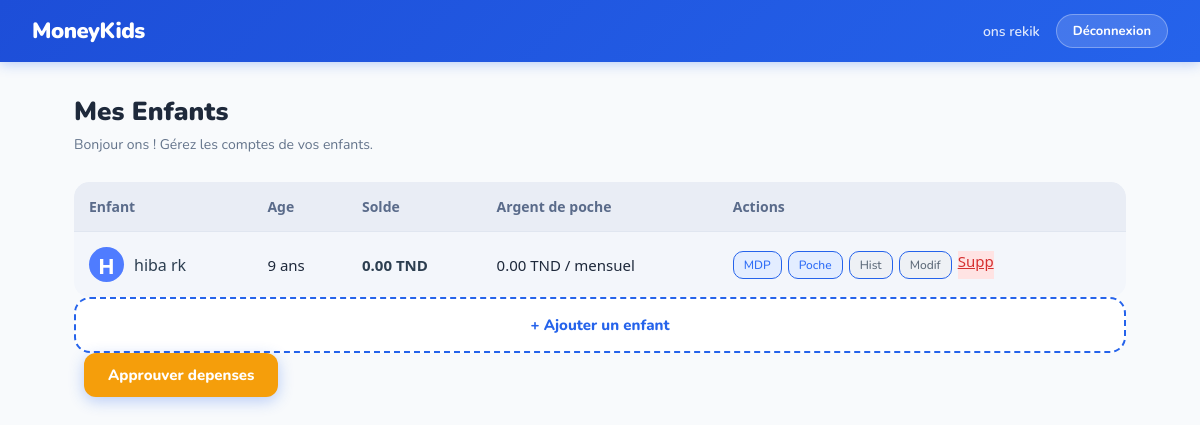
/parent/dashboard.php (signed in), run on an earlier commit of the app's database.
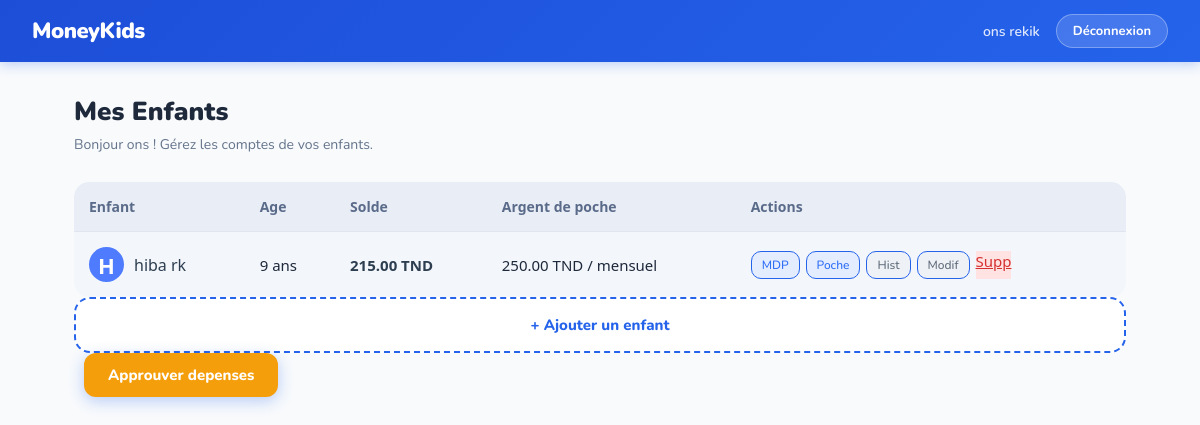
And on a later commit of the database.
### tables this page shows
CREATE TABLE `compte` (
  `id` int(11) NOT NULL,
  `solde` decimal(10,2) DEFAULT 0.00,
  `montant_argent_poche` decimal(10,2) DEFAULT 0.00,
  `frequence` enum('hebdo','mensuel') NOT NULL,
  `user_id` int(11) NOT NULL
);

CREATE TABLE `utilisateur` (
  `id` int(11) NOT NULL,
  `nom` varchar(100) NOT NULL,
  `prenom` varchar(100) NOT NULL,
  `email` varchar(150) NOT NULL,
  `password` varchar(255) NOT NULL,
  `role` enum('parent','enfant') NOT NULL,
  `parent_id` int(11) DEFAULT NULL,
  `age` int(11) DEFAULT NULL
);

### crud/users/read.php (called while the page is built, shortened)
<?php
function getEnfantsByParent($pdo, $parent_id) {
    $stmt = $pdo->prepare("
        SELECT u.*, c.solde, c.montant_argent_poche, c.frequence
        FROM utilisateur u
        JOIN compte c ON c.user_id = u.id
        WHERE u.parent_id = ?
        ORDER BY u.id DESC
    ");
    $stmt->execute([$parent_id]);
    return $stmt->fetchAll();
}
?>

### parent/dashboard.php (the view, shortened to what this page needs)
<?php
require_once $_SERVER['DOCUMENT_ROOT'] . '/MoneyKids/config/db.php';
require_once $_SERVER['DOCUMENT_ROOT'] . '/MoneyKids/crud/users/read.php';
$parent_id = $_SESSION['user_id'];
$enfants   = getEnfantsByParent($pdo, $parent_id);
$nom       = $_SESSION['nom'];
$prenom    = $_SESSION['prenom'];
?>
<!DOCTYPE html>
<html lang="fr">
<head>
    <link rel="stylesheet" href="../assets/css/style.css">
    <link rel="stylesheet" href="../assets/css/parent.css">
</head>
<body>
<nav class="navbar">
    <div class="nav-logo">MoneyKids</div>
    <div class="nav-right">
        <span class="nav-user">
            <?= htmlspecialchars($prenom . ' ' . $nom) ?>
        </span>
        <a href="../authentification/logout.php" class="btn-logout">
            Déconnexion
        </a>
    </div>
</nav>
<div class="page-wrapper">
    <div class="page-title">Mes Enfants </div>
    <div class="page-sub">
        Bonjour <?= htmlspecialchars($prenom) ?> !
        Gérez les comptes de vos enfants.
    </div>
    <?php if (empty($enfants)): ?>
        <div class="card" style="text-align:center; padding: 40px;">
            <div style="font-size: 48px; margin-bottom: 16px;"></div>
            <div style="font-size: 18px; font-weight: 800; color: #1e293b;">
                Aucun enfant ajouté
            </div>
            <div style="color: #64748B; margin: 8px 0 20px;">
                Commencez par créer un compte pour votre enfant
            </div>
            <a href="add_child.php" class="btn-primary">
                + Ajouter un enfant
            </a>
        </div>
    <?php else: ?>
<table class="children-table">
    <thead>
        <tr>
            <th>Enfant</th>
            <th>Age</th>
            <th>Solde</th>
            <th>Argent de poche</th>
            <th>Actions</th>
        </tr>
    </thead>
    <tbody>
        <?php foreach ($enfants as $enfant): ?>
            <tr>
                <td class="child-cell">
                    <div class="child-mini">
                        <div class="child-avatar">
                            <?= strtoupper(substr($enfant['prenom'], 0, 1)) ?>
                        </div>
                        <div>
                            <div class="child-name">
                                <?= htmlspecialchars($enfant['prenom'] . ' ' . $enfant['nom']) ?>
                            </div>
                        </div>
                    </div>
                </td>
                <td>
                    <?= $enfant['age'] ? $enfant['age'] . ' ans' : '-' ?>
                </td>
                <td class="balance">
                    <?= number_format($enfant['solde'], 2) ?> TND
                </td>
                <td>
                    <?= number_format($enfant['montant_argent_poche'], 2) ?> TND / <?= $enfant['frequence'] ?>
                </td>
                <td>
                    <div class="actions">
                        <a href="reset_password.php?id=<?= $enfant['id'] ?>" class="btn-small btn-small-primary">MDP</a>
                        <a href="argent_poche.php?id=<?= $enfant['id'] ?>" class="btn-small btn-small-primary">Poche</a>
                        <a href="historique.php?id=<?= $enfant['id'] ?>" class="btn-small btn-small-secondary">Hist</a>
                        <a href="edit_child.php?id=<?= $enfant['id'] ?>" class="btn-small btn-small-secondary">Modif</a>
                        <a href="delete_child.php?id=<?= $enfant['id'] ?>"
   class="btn-small-danger"
   onclick="return confirm('Etes-vous sur de vouloir supprimer le compte de <?= htmlspecialchars($enfant['prenom']) ?> ? Cette action est irreversible.')">
    Supp
</a>
                    </div>
                </td>
            </tr>
        <?php endforeach; ?>
    </tbody>
</table>
<a href="add_child.php" class="btn-add-child">
    + Ajouter un enfant
</a>
<a href="approval.php" class="btn-primary" style="background: #F59E0B; margin-left: 10px;">
    Approuver depenses
</a>
<?php endif; ?>
</div>
</body>
</html>

### assets/css/style.css (style rules this page uses)
* { margin: 0; padding: 0; box-sizing: border-box; }
:root { --primary: #2563EB; --primary-dark: #1D4ED8; --primary-light: #EFF6FF; --accent: #F59E0B; --green: #10B981; --red: #EF4444; --text: #1e293b; --muted: #64748b; --border: #e2e8f0; --bg: #F8FAFC; --white: #ffffff; --shadow: 0 4px 20px rgba(0,0,0,0.08); }
body { font-family: 'Nunito', sans-serif; background: var(--bg); color: var(--text); min-height: 100vh; }
.navbar { background: linear-gradient(135deg, #1D4ED8, #2563EB); padding: 14px 32px; display: flex; align-items: center; justify-content: space-between; box-shadow: 0 2px 12px rgba(37,99,235,0.3); position: sticky; top: 0; z-index: 100; }
.nav-logo { color: white; font-size: 22px; font-weight: 900; letter-spacing: -0.5px; display: flex; align-items: center; gap: 8px; }
.nav-right { display: flex; align-items: center; gap: 16px; }
.nav-user { color: rgba(255,255,255,0.85); font-size: 14px; font-weight: 600; }
.btn-logout { background: rgba(255,255,255,0.15); color: white; border: 1px solid rgba(255,255,255,0.3); padding: 7px 16px; border-radius: 20px; font-family: 'Nunito', sans-serif; font-size: 13px; font-weight: 700; cursor: pointer; text-decoration: none; transition: background 0.2s; }
.page-wrapper { max-width: 1100px; margin: 0 auto; padding: 32px 24px; }
.page-title { font-size: 26px; font-weight: 900; color: var(--text); margin-bottom: 6px; }
.page-sub { font-size: 14px; color: var(--muted); margin-bottom: 28px; }
.btn-primary { padding: 12px 24px; background: linear-gradient(135deg, var(--primary-dark), var(--primary)); color: white; border: none; border-radius: 12px; font-family: 'Nunito', sans-serif; font-size: 15px; font-weight: 800; cursor: pointer; box-shadow: 0 4px 15px rgba(37,99,235,0.3); transition: transform 0.1s; text-decoration: none; display: inline-block; }

### assets/css/parent.css (style rules this page uses)
.child-avatar { width: 50px; height: 50px; background: linear-gradient(135deg, #2563EB, #3B82F6); border-radius: 16px; display: flex; align-items: center; justify-content: center; color: white; font-size: 22px; font-weight: 900; }
.child-name { font-size: 16px; font-weight: 800; color: #1e293b; }
.btn-small { display: inline-flex; align-items: center; justify-content: center; gap: 6px; padding: 7px 14px; border-radius: 8px; font-family: 'Nunito', sans-serif; font-size: 12px; font-weight: 700; cursor: pointer; text-decoration: none; transition: all 0.2s ease; box-sizing: border-box; border: 1px solid transparent; white-space: nowrap; }
.btn-small-primary { background-color: #2563EB; color: #ffffff; border-color: #2563EB; }
.btn-small-secondary { background-color: transparent; color: #2563EB; border: 1px solid #2563EB; }
.btn-add-child { display: block; width: 100%; padding: 16px; background: white; color: #2563EB; border: 2px dashed #2563EB; border-radius: 16px; font-family: 'Nunito', sans-serif; font-size: 15px; font-weight: 800; cursor: pointer; text-align: center; text-decoration: none; transition: background 0.2s; }
.btn-small-danger { background-color: #EF4444; color: #ffffff; border-color: #EF4444; }
.children-table { width: 100%; border-collapse: separate; border-spacing: 0; background: #f3f6fb; border-radius: 15px; overflow: hidden; font-family: 'Segoe UI', sans-serif; }
.children-table thead { background: #e9edf5; }
.children-table th { text-align: left; padding: 15px; font-size: 14px; color: #5a6b8a; font-weight: 600; }
.children-table td { padding: 15px; font-size: 15px; border-top: 1px solid #e0e6f0; }
.child-mini { display: flex; align-items: center; gap: 10px; }
.child-avatar { width: 35px; height: 35px; background: #4f7cff; color: white; border-radius: 50%; display: flex; align-items: center; justify-content: center; font-weight: bold; }
.child-name { font-weight: 500; color: #2c3e50; }
.balance { font-weight: 600; color: #2c3e50; }
.actions { display: flex; gap: 6px; flex-wrap: wrap; }
.btn-small { padding: 5px 10px; border-radius: 10px; font-size: 12px; text-decoration: none; font-weight: 500; }
.btn-small-primary { background: #e3edff; color: #2f6df6; }
.btn-small-secondary { background: #eef1f5; color: #5f6c7b; }
.btn-small-danger { background: #ffe3e3; color: #d63031; }
.children-table tr:first-child th:first-child { border-top-left-radius: 15px; }
.children-table tr:first-child th:last-child { border-top-right-radius: 15px; }

What changed in the data, as far as the page shows it:
removed compte: user.prenom "H", user.nom "hiba rk", user.age "9", solde "0.00", montant_argent_poche "0.00", frequence "mensuel"
added compte: user.prenom "H", user.nom "hiba rk", user.age "9", solde "215.00", montant_argent_poche "250.00", frequence "mensuel"
